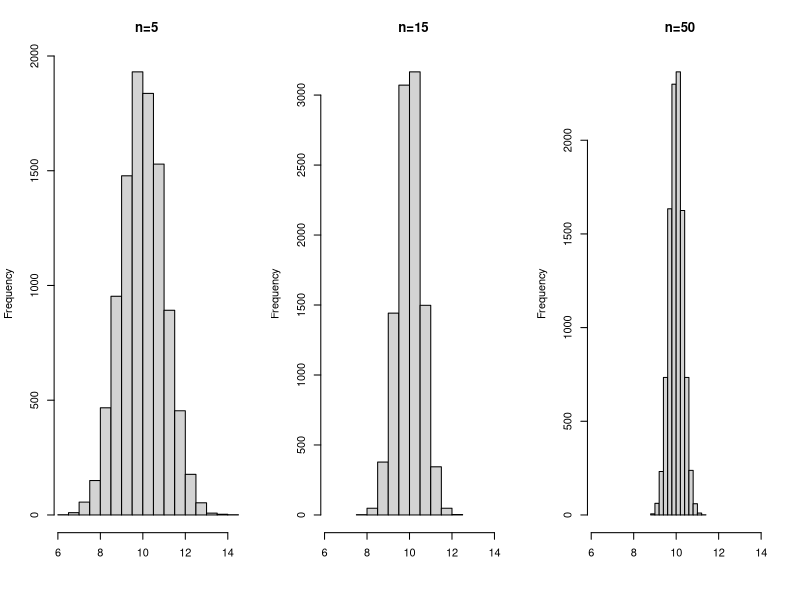

This chart was generated by the following R code:
## ---- chunk 1
## True parameter value 
mu            <- 10
## Number of Monte Carlo repetitions:
B             <- 10000
## Sequence of different sample sizes:
n_seq         <- c(5, 15, 50)


## ######################################
## 1st Possibility: Using a for() loop ##
## ######################################

## Set seed for the random number generator to get reproducable results
set.seed(3)

# Container for the generated estimates:
estimates_mat <- matrix(NA, nrow = B, ncol = length(n_seq))

for(j in 1:length(n_seq)){
  ## select the sample size
  n <- n_seq[j]
  for(b in 1:B){
    ## generate realization of the random sample 
    X_sample <- rnorm(n = n, mean = mu, sd = sqrt(5))
    ## compute the sample mean and safe it
    estimates_mat[b,j] <- mean(X_sample)
  }
}

## #####################################
## 2nd Possibility: Using replicate() ##
## #####################################

## Set seed for the random number generator to get reproducable results
set.seed(3)

## Function that generates estimator realizations 
my_estimates_generator <- function(n){
  X_sample <- rnorm(n = n, mean = mu, sd = sqrt(5))
  ## compute the sample mean realization
  return(mean(X_sample))
}

estimates_mat <- cbind(
  replicate(B, my_estimates_generator(n = n_seq[1])),
  replicate(B, my_estimates_generator(n = n_seq[2])),
  replicate(B, my_estimates_generator(n = n_seq[3]))
)
## ---- chunk 2
par(mfrow=c(1,3))
hist(estimates_mat[,1], main="n=5", xlab="",  xlim = range(estimates_mat[,1]))
#line(density(estimates_mat[,1]))
hist(estimates_mat[,2], main="n=15", xlab="", xlim = range(estimates_mat[,1]))
hist(estimates_mat[,3], main="n=50", xlab="", xlim = range(estimates_mat[,1]))
## ---- chunk 3
## Set seed for the random number generator to get reproducable results
set.seed(3)
## True parameter value 
theta         <- 10
## Number of Monte Carlo repetitions:
B             <- 10000
## Sequence of different sample sizes:
n_seq         <- c(5, 15, 50)
## Container for the generated estimates:
estimates_mat <- matrix(NA, nrow = B, ncol = length(n_seq))

for(j in 1:length(n_seq)){
  ## select the sample size
  n <- n_seq[j]
  for(b in 1:B){
    ## generate realization of the random sample 
    X_sample <- rnorm(n = n, mean = theta, sd = sqrt(5))
    ## compute the sample mean and safe it
    estimates_mat[b,j] <- mean(X_sample)
  }
}
## ---- chunk 4
## Bias of the sample mean for different sample sizes n
MC_Bias_n_seq <- colMeans(estimates_mat) - theta

## Variance of the sample mean for different sample sizes n
MC_Var_n_seq  <- apply(estimates_mat, 2, var)

## Mean squared error of the sample mean for different sample sizes n
MC_MSE_n_seq  <- apply(estimates_mat, 2, function(x){mean((x - theta)^2)})
## ---- chunk 5
suppressPackageStartupMessages(library("kableExtra"))
suppressPackageStartupMessages(library("tidyverse"))

MCResults <- tibble(
  "n"        = n_seq,
  "Bias (MC-Sim) "     = round(MC_Bias_n_seq, 3),
  "Variance (MC-Sim)"  = round(MC_Var_n_seq,  2),
  "MSE (MC-Sim) "      = round(MC_MSE_n_seq,  2))
           
MCResults %>% kbl() %>%  kable_styling()
## ---- chunk 6
suppressPackageStartupMessages(library("kableExtra"))
suppressPackageStartupMessages(library("tidyverse"))

MCResults <- tibble(
  "n"        = n_seq,
  "Bias (true) "     = rep(0, 3),
  "Variance (true)"  = round(5/n_seq, 2),
  "MSE (true) "      = round(5/n_seq, 2))
           
MCResults %>% kbl() %>%  kable_styling()
